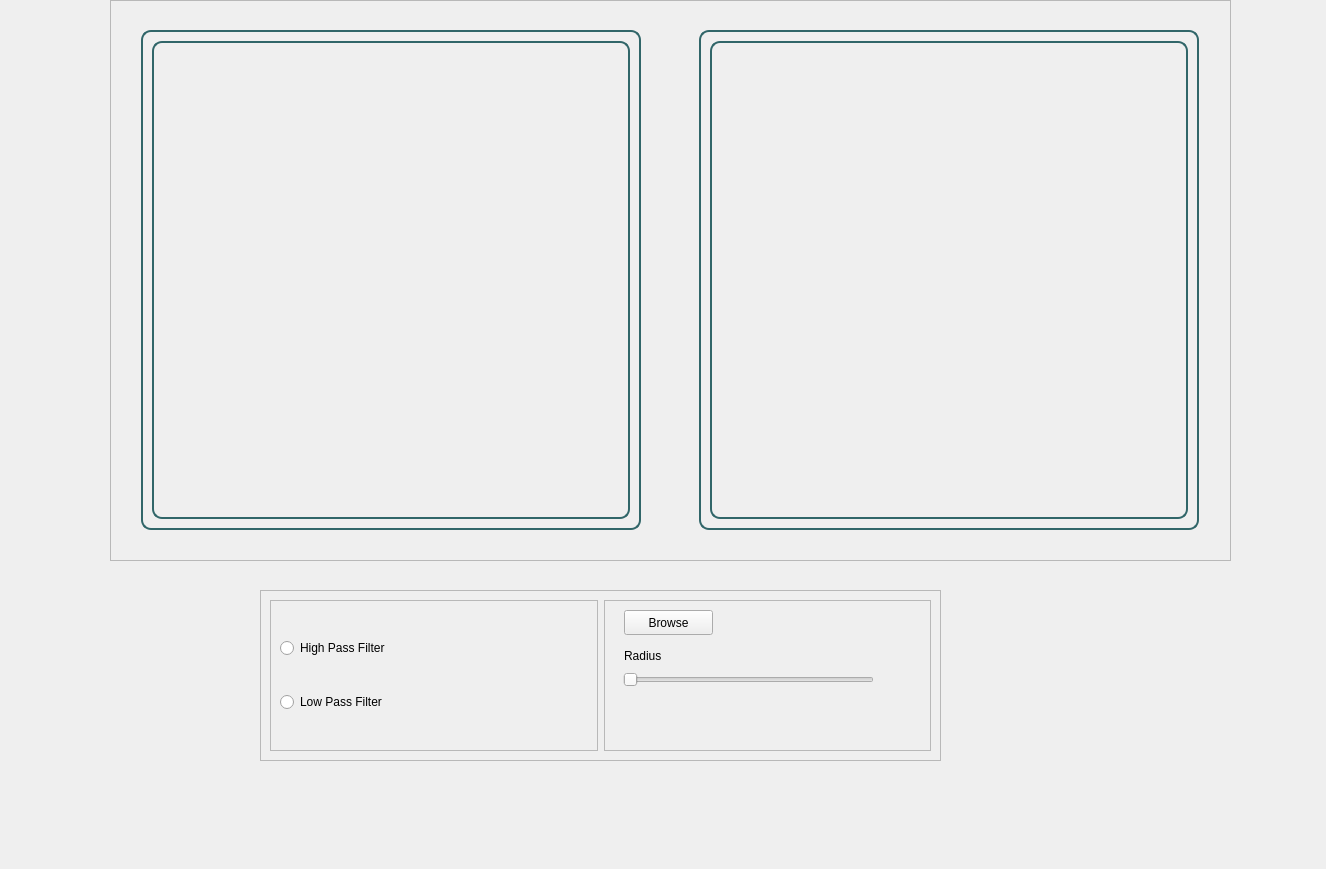
<?xml version="1.0" encoding="UTF-8"?>
<ui version="4.0">
 <class>FrequencyWidget</class>
 <widget class="QWidget" name="FrequencyWidget">
  <property name="geometry">
   <rect>
    <x>0</x>
    <y>0</y>
    <width>1326</width>
    <height>869</height>
   </rect>
  </property>
  <property name="windowTitle">
   <string>Form</string>
  </property>
  <widget class="QFrame" name="frame_6">
   <property name="geometry">
    <rect>
     <x>260</x>
     <y>590</y>
     <width>681</width>
     <height>171</height>
    </rect>
   </property>
   <property name="frameShape">
    <enum>QFrame::StyledPanel</enum>
   </property>
   <property name="frameShadow">
    <enum>QFrame::Raised</enum>
   </property>
   <layout class="QHBoxLayout" name="horizontalLayout_2">
    <item>
     <widget class="QFrame" name="frame_4">
      <property name="frameShape">
       <enum>QFrame::StyledPanel</enum>
      </property>
      <property name="frameShadow">
       <enum>QFrame::Raised</enum>
      </property>
      <layout class="QVBoxLayout" name="verticalLayout">
       <item>
        <widget class="QRadioButton" name="highPassRadio">
         <property name="text">
          <string>High Pass Filter</string>
         </property>
        </widget>
       </item>
       <item>
        <widget class="QRadioButton" name="lowPassRadio">
         <property name="text">
          <string>Low Pass Filter</string>
         </property>
        </widget>
       </item>
      </layout>
     </widget>
    </item>
    <item>
     <widget class="QFrame" name="frame_5">
      <property name="frameShape">
       <enum>QFrame::StyledPanel</enum>
      </property>
      <property name="frameShadow">
       <enum>QFrame::Raised</enum>
      </property>
      <widget class="QSlider" name="radiusSLider">
       <property name="geometry">
        <rect>
         <x>19</x>
         <y>70</y>
         <width>251</width>
         <height>20</height>
        </rect>
       </property>
       <property name="orientation">
        <enum>Qt::Horizontal</enum>
       </property>
      </widget>
      <widget class="QLabel" name="label_3">
       <property name="geometry">
        <rect>
         <x>20</x>
         <y>40</y>
         <width>61</width>
         <height>31</height>
        </rect>
       </property>
       <property name="text">
        <string>Radius</string>
       </property>
      </widget>
      <widget class="QPushButton" name="browseBtn">
       <property name="geometry">
        <rect>
         <x>20</x>
         <y>10</y>
         <width>89</width>
         <height>25</height>
        </rect>
       </property>
       <property name="text">
        <string>Browse</string>
       </property>
      </widget>
     </widget>
    </item>
   </layout>
  </widget>
  <widget class="QFrame" name="frame_7">
   <property name="geometry">
    <rect>
     <x>110</x>
     <y>0</y>
     <width>1121</width>
     <height>561</height>
    </rect>
   </property>
   <property name="frameShape">
    <enum>QFrame::StyledPanel</enum>
   </property>
   <property name="frameShadow">
    <enum>QFrame::Raised</enum>
   </property>
   <layout class="QHBoxLayout" name="horizontalLayout_4">
    <item>
     <widget class="QFrame" name="frame_8">
      <property name="minimumSize">
       <size>
        <width>500</width>
        <height>500</height>
       </size>
      </property>
      <property name="maximumSize">
       <size>
        <width>500</width>
        <height>500</height>
       </size>
      </property>
      <property name="styleSheet">
       <string notr="true">
           border: 2px solid #316669;
          border-radius: 10px;
      </string>
      </property>
      <property name="frameShape">
       <enum>QFrame::StyledPanel</enum>
      </property>
      <property name="frameShadow">
       <enum>QFrame::Raised</enum>
      </property>
      <layout class="QVBoxLayout" name="verticalLayout_2">
       <item>
        <widget class="QLabel" name="originalImage">
         <property name="text">
          <string/>
         </property>
        </widget>
       </item>
      </layout>
     </widget>
    </item>
    <item>
     <spacer name="horizontalSpacer_3">
      <property name="orientation">
       <enum>Qt::Horizontal</enum>
      </property>
      <property name="sizeType">
       <enum>QSizePolicy::Minimum</enum>
      </property>
      <property name="sizeHint" stdset="0">
       <size>
        <width>31</width>
        <height>20</height>
       </size>
      </property>
     </spacer>
    </item>
    <item>
     <widget class="QFrame" name="frame_9">
      <property name="minimumSize">
       <size>
        <width>500</width>
        <height>500</height>
       </size>
      </property>
      <property name="maximumSize">
       <size>
        <width>500</width>
        <height>500</height>
       </size>
      </property>
      <property name="styleSheet">
       <string notr="true">
           border: 2px solid  #316669;
          border-radius: 10px;
      </string>
      </property>
      <property name="frameShape">
       <enum>QFrame::StyledPanel</enum>
      </property>
      <property name="frameShadow">
       <enum>QFrame::Raised</enum>
      </property>
      <layout class="QVBoxLayout" name="verticalLayout_3">
       <item>
        <widget class="QLabel" name="processedImage">
         <property name="text">
          <string/>
         </property>
        </widget>
       </item>
      </layout>
     </widget>
    </item>
   </layout>
  </widget>
 </widget>
 <resources/>
 <connections/>
</ui>
